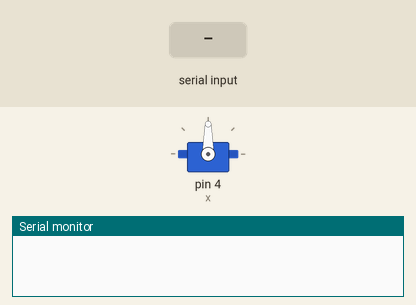
The sketch below on a simulated Arduino Uno, built with avr-gcc and run on an emulated ATmega328P. Parts: servo, the last lines printed to the serial monitor. Inputs (shaded band) come from the test bench.

Above: at 1.2 s.
1.3 s: "1" received over the second serial link
At 2.5 s:
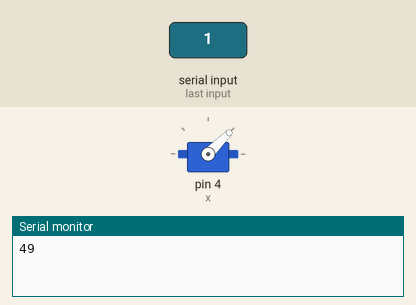
2.8 s: "0" received over the second serial link
At 3.8 s:
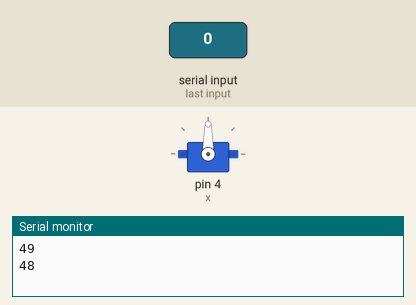
Timing chart, 0 to 5.8 s (numbered marks = the images above; inputs shaded):
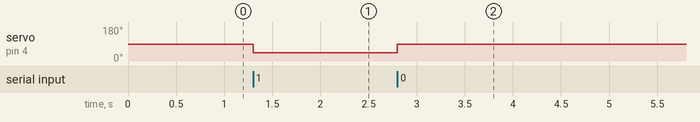

The sketch:

sofware_serial.ino
```cpp
#include<SoftwareSerial.h>
#include<Servo.h>
Servo x;
int bttx = 9;  //tx of bluetooth module is connected to pin 9 of arduino
int btrx = 10;  //rx of bluetooth module is connected to pin 10 of arduino
SoftwareSerial bluetooth(bttx, btrx);
int post = 1;
void setup()
{
   x.attach(4);          // servo is connected to pin 11 of arduino
  Serial.begin(9600);
  bluetooth.begin(9600);
  pinMode(4, OUTPUT);
}
void loop()
{
  if (bluetooth.available() > 0) //if bluetooth module is transmitting data
  {
    int pos = bluetooth.read(); // store the data in pos variable
    Serial.println(pos);
    if (post == 1) {
      digitalWrite(4, LOW);
      post = 45;
    }
    else {
      digitalWrite(4, HIGH);
      post = 90;
    }

        x.write(post);             //move servo head to the given position
  }

}
```

Measured:
- after the input at 1.3 s, servo on pin 4 (x): 90° → 45° at once
- after the input at 2.8 s, servo on pin 4 (x): 45° → 90° at once
